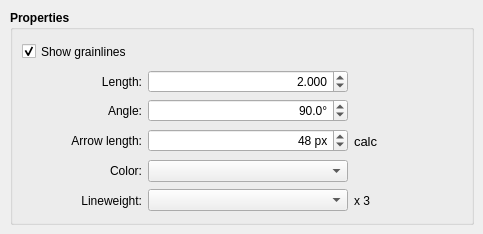
     <widget class="QWidget" name="grainlines_Tab">
      <property name="sizePolicy">
       <sizepolicy hsizetype="Expanding" vsizetype="Preferred">
        <horstretch>0</horstretch>
        <verstretch>0</verstretch>
       </sizepolicy>
      </property>
      <attribute name="title">
       <string>Grainlines</string>
      </attribute>
      <widget class="QGroupBox" name="grainlineProperties_GroupBox">
       <property name="geometry">
        <rect>
         <x>10</x>
         <y>10</y>
         <width>464</width>
         <height>215</height>
        </rect>
       </property>
       <property name="sizePolicy">
        <sizepolicy hsizetype="Expanding" vsizetype="Preferred">
         <horstretch>0</horstretch>
         <verstretch>0</verstretch>
        </sizepolicy>
       </property>
       <property name="minimumSize">
        <size>
         <width>0</width>
         <height>215</height>
        </size>
       </property>
       <property name="maximumSize">
        <size>
         <width>16777215</width>
         <height>16777215</height>
        </size>
       </property>
       <property name="font">
        <font>
         <pointsize>9</pointsize>
         <bold>true</bold>
        </font>
       </property>
       <property name="title">
        <string>Properties</string>
       </property>
       <layout class="QVBoxLayout" name="verticalLayout_14">
        <item>
         <layout class="QHBoxLayout" name="horizontalLayout_4">
          <item>
           <widget class="QCheckBox" name="showGrainlines_CheckBox">
            <property name="sizePolicy">
             <sizepolicy hsizetype="Preferred" vsizetype="Preferred">
              <horstretch>0</horstretch>
              <verstretch>0</verstretch>
             </sizepolicy>
            </property>
            <property name="font">
             <font>
              <pointsize>9</pointsize>
              <bold>false</bold>
             </font>
            </property>
            <property name="toolTip">
             <string>By default forbid flipping for all new created workpieces</string>
            </property>
            <property name="text">
             <string>Show grainlines</string>
            </property>
            <property name="checked">
             <bool>true</bool>
            </property>
           </widget>
          </item>
          <item>
           <spacer name="horizontalSpacer_27">
            <property name="orientation">
             <enum>Qt::Horizontal</enum>
            </property>
            <property name="sizeHint" stdset="0">
             <size>
              <width>40</width>
              <height>20</height>
             </size>
            </property>
           </spacer>
          </item>
         </layout>
        </item>
        <item>
         <layout class="QHBoxLayout" name="length_horizontalLayout">
          <item>
           <widget class="QLabel" name="grainlineLength_Label">
            <property name="sizePolicy">
             <sizepolicy hsizetype="Preferred" vsizetype="Preferred">
              <horstretch>0</horstretch>
              <verstretch>0</verstretch>
             </sizepolicy>
            </property>
            <property name="minimumSize">
             <size>
              <width>120</width>
              <height>0</height>
             </size>
            </property>
            <property name="maximumSize">
             <size>
              <width>120</width>
              <height>16777215</height>
             </size>
            </property>
            <property name="font">
             <font>
              <pointsize>9</pointsize>
              <bold>false</bold>
             </font>
            </property>
            <property name="text">
             <string>Length:</string>
            </property>
            <property name="alignment">
             <set>Qt::AlignRight|Qt::AlignTrailing|Qt::AlignVCenter</set>
            </property>
           </widget>
          </item>
          <item>
           <widget class="QDoubleSpinBox" name="defaultGrainlineLength_DoubleSpinBox">
            <property name="sizePolicy">
             <sizepolicy hsizetype="Preferred" vsizetype="Fixed">
              <horstretch>0</horstretch>
              <verstretch>0</verstretch>
             </sizepolicy>
            </property>
            <property name="minimumSize">
             <size>
              <width>200</width>
              <height>20</height>
             </size>
            </property>
            <property name="maximumSize">
             <size>
              <width>16777215</width>
              <height>16777215</height>
             </size>
            </property>
            <property name="font">
             <font>
              <pointsize>9</pointsize>
              <bold>false</bold>
             </font>
            </property>
            <property name="styleSheet">
             <string notr="true"/>
            </property>
            <property name="alignment">
             <set>Qt::AlignRight|Qt::AlignTrailing|Qt::AlignVCenter</set>
            </property>
            <property name="decimals">
             <number>3</number>
            </property>
            <property name="minimum">
             <double>1.000000000000000</double>
            </property>
            <property name="maximum">
             <double>40.000000000000000</double>
            </property>
            <property name="singleStep">
             <double>0.100000000000000</double>
            </property>
            <property name="value">
             <double>2.000000000000000</double>
            </property>
           </widget>
          </item>
          <item>
           <spacer name="horizontalSpacer_24">
            <property name="orientation">
             <enum>Qt::Horizontal</enum>
            </property>
            <property name="sizeHint" stdset="0">
             <size>
              <width>58</width>
              <height>17</height>
             </size>
            </property>
           </spacer>
          </item>
         </layout>
        </item>
        <item>
         <layout class="QHBoxLayout" name="angle_horizontalLayout">
          <item>
           <widget class="QLabel" name="grainlineAngle_Label">
            <property name="minimumSize">
             <size>
              <width>120</width>
              <height>0</height>
             </size>
            </property>
            <property name="maximumSize">
             <size>
              <width>120</width>
              <height>16777215</height>
             </size>
            </property>
            <property name="font">
             <font>
              <pointsize>9</pointsize>
              <bold>false</bold>
             </font>
            </property>
            <property name="text">
             <string>Angle:</string>
            </property>
            <property name="alignment">
             <set>Qt::AlignRight|Qt::AlignTrailing|Qt::AlignVCenter</set>
            </property>
           </widget>
          </item>
          <item>
           <widget class="QDoubleSpinBox" name="defaultGrainlineAngle_DoubleSpinBox">
            <property name="sizePolicy">
             <sizepolicy hsizetype="Preferred" vsizetype="Fixed">
              <horstretch>0</horstretch>
              <verstretch>0</verstretch>
             </sizepolicy>
            </property>
            <property name="minimumSize">
             <size>
              <width>200</width>
              <height>20</height>
             </size>
            </property>
            <property name="font">
             <font>
              <pointsize>9</pointsize>
              <bold>false</bold>
             </font>
            </property>
            <property name="toolTip">
             <string>Grainline angle for new pieces, counter-clockwise from 3 o'clock. The grainline always points up.</string>
            </property>
            <property name="alignment">
             <set>Qt::AlignRight|Qt::AlignTrailing|Qt::AlignVCenter</set>
            </property>
            <property name="suffix">
             <string notr="true">°</string>
            </property>
            <property name="decimals">
             <number>1</number>
            </property>
            <property name="minimum">
             <double>0.000000000000000</double>
            </property>
            <property name="maximum">
             <double>359.899999999999977</double>
            </property>
            <property name="value">
             <double>90.000000000000000</double>
            </property>
           </widget>
          </item>
          <item>
           <spacer name="horizontalSpacer_angle">
            <property name="orientation">
             <enum>Qt::Horizontal</enum>
            </property>
            <property name="sizeHint" stdset="0">
             <size>
              <width>40</width>
              <height>20</height>
             </size>
            </property>
           </spacer>
          </item>
         </layout>
        </item>
        <item>
         <layout class="QHBoxLayout" name="arrowLength_horizontalLayout">
          <item>
           <widget class="QLabel" name="defaultArrowLength_Label">
            <property name="minimumSize">
             <size>
              <width>120</width>
              <height>0</height>
             </size>
            </property>
            <property name="maximumSize">
             <size>
              <width>120</width>
              <height>16777215</height>
             </size>
            </property>
            <property name="font">
             <font>
              <pointsize>9</pointsize>
              <bold>false</bold>
             </font>
            </property>
            <property name="text">
             <string>Arrow length:</string>
            </property>
            <property name="alignment">
             <set>Qt::AlignRight|Qt::AlignTrailing|Qt::AlignVCenter</set>
            </property>
           </widget>
          </item>
          <item>
           <widget class="QDoubleSpinBox" name="defaultArrowLength_DoubleSpinBox">
            <property name="sizePolicy">
             <sizepolicy hsizetype="Preferred" vsizetype="Fixed">
              <horstretch>0</horstretch>
              <verstretch>0</verstretch>
             </sizepolicy>
            </property>
            <property name="minimumSize">
             <size>
              <width>200</width>
              <height>20</height>
             </size>
            </property>
            <property name="font">
             <font>
              <pointsize>9</pointsize>
              <bold>false</bold>
             </font>
            </property>
            <property name="styleSheet">
             <string notr="true"/>
            </property>
            <property name="alignment">
             <set>Qt::AlignRight|Qt::AlignTrailing|Qt::AlignVCenter</set>
            </property>
            <property name="suffix">
             <string> px</string>
            </property>
            <property name="decimals">
             <number>0</number>
            </property>
            <property name="minimum">
             <double>18.000000000000000</double>
            </property>
            <property name="maximum">
             <double>200.000000000000000</double>
            </property>
            <property name="value">
             <double>48.000000000000000</double>
            </property>
           </widget>
          </item>
          <item>
           <widget class="QLabel" name="arrowlengthCalc_Label">
            <property name="font">
             <font>
              <pointsize>10</pointsize>
              <bold>false</bold>
             </font>
            </property>
            <property name="text">
             <string notr="true">calc</string>
            </property>
           </widget>
          </item>
          <item>
           <spacer name="horizontalSpacer">
            <property name="orientation">
             <enum>Qt::Horizontal</enum>
            </property>
            <property name="sizeHint" stdset="0">
             <size>
              <width>40</width>
              <height>20</height>
             </size>
            </property>
           </spacer>
          </item>
         </layout>
        </item>
        <item>
         <layout class="QHBoxLayout" name="color_horizontalLayout">
          <item>
           <widget class="QLabel" name="grainlineColor_Label">
            <property name="minimumSize">
             <size>
              <width>120</width>
              <height>0</height>
             </size>
            </property>
            <property name="maximumSize">
             <size>
              <width>120</width>
              <height>16777215</height>
             </size>
            </property>
            <property name="font">
             <font>
              <pointsize>9</pointsize>
              <bold>false</bold>
             </font>
            </property>
            <property name="text">
             <string>Color:</string>
            </property>
            <property name="alignment">
             <set>Qt::AlignRight|Qt::AlignTrailing|Qt::AlignVCenter</set>
            </property>
           </widget>
          </item>
          <item>
           <widget class="ColorComboBox" name="defaultGrainlineColor_ComboBox">
            <property name="sizePolicy">
             <sizepolicy hsizetype="Preferred" vsizetype="Fixed">
              <horstretch>0</horstretch>
              <verstretch>0</verstretch>
             </sizepolicy>
            </property>
            <property name="minimumSize">
             <size>
              <width>200</width>
              <height>20</height>
             </size>
            </property>
            <property name="font">
             <font>
              <pointsize>9</pointsize>
              <bold>false</bold>
             </font>
            </property>
            <property name="styleSheet">
             <string notr="true"/>
            </property>
           </widget>
          </item>
          <item>
           <spacer name="horizontalSpacer_21">
            <property name="orientation">
             <enum>Qt::Horizontal</enum>
            </property>
            <property name="sizeHint" stdset="0">
             <size>
              <width>160</width>
              <height>15</height>
             </size>
            </property>
           </spacer>
          </item>
         </layout>
        </item>
        <item>
         <layout class="QHBoxLayout" name="lineweight_horizontalLayout">
          <item>
           <widget class="QLabel" name="grainlinelLineweight_Label">
            <property name="minimumSize">
             <size>
              <width>120</width>
              <height>0</height>
             </size>
            </property>
            <property name="maximumSize">
             <size>
              <width>120</width>
              <height>16777215</height>
             </size>
            </property>
            <property name="font">
             <font>
              <pointsize>9</pointsize>
              <bold>false</bold>
             </font>
            </property>
            <property name="text">
             <string>Lineweight:</string>
            </property>
            <property name="alignment">
             <set>Qt::AlignRight|Qt::AlignTrailing|Qt::AlignVCenter</set>
            </property>
           </widget>
          </item>
          <item>
           <widget class="LineWeightComboBox" name="defaultGrainlineLineweight_ComboBox">
            <property name="sizePolicy">
             <sizepolicy hsizetype="Preferred" vsizetype="Fixed">
              <horstretch>0</horstretch>
              <verstretch>0</verstretch>
             </sizepolicy>
            </property>
            <property name="minimumSize">
             <size>
              <width>200</width>
              <height>20</height>
             </size>
            </property>
            <property name="maximumSize">
             <size>
              <width>16777215</width>
              <height>16777215</height>
             </size>
            </property>
            <property name="font">
             <font>
              <pointsize>9</pointsize>
              <bold>false</bold>
             </font>
            </property>
            <property name="styleSheet">
             <string notr="true"/>
            </property>
           </widget>
          </item>
          <item>
           <widget class="QLabel" name="label_2">
            <property name="font">
             <font>
              <pointsize>9</pointsize>
              <bold>false</bold>
             </font>
            </property>
            <property name="text">
             <string>x 3</string>
            </property>
           </widget>
          </item>
          <item>
           <spacer name="horizontalSpacer_22">
            <property name="orientation">
             <enum>Qt::Horizontal</enum>
            </property>
            <property name="sizeHint" stdset="0">
             <size>
              <width>40</width>
              <height>20</height>
             </size>
            </property>
           </spacer>
          </item>
         </layout>
        </item>
       </layout>
      </widget>
     </widget>
